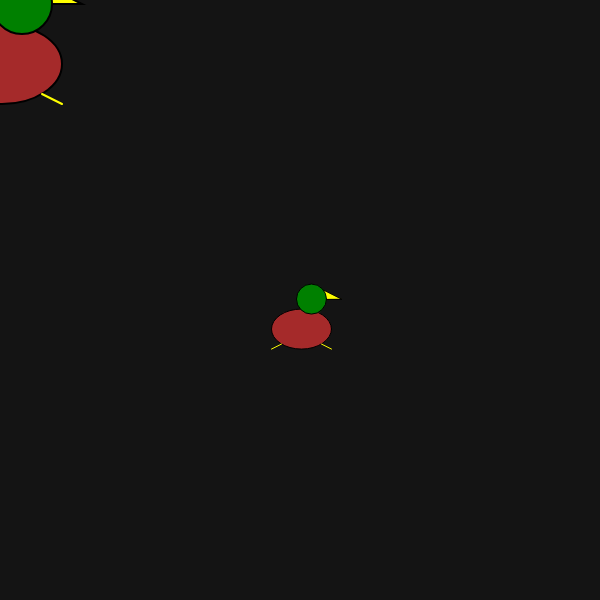
Frame 1 (no input)
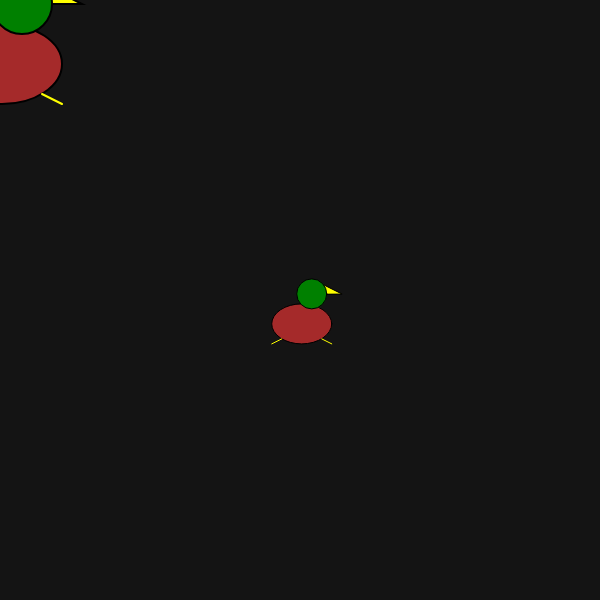
Frame 60 (no input)
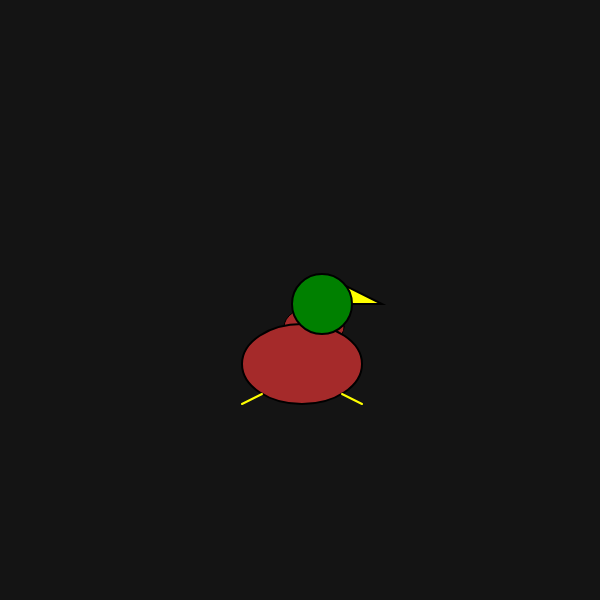
Frame 120 (the mouse pressed at the canvas centre since frame 60)

The p5.js sketch that drew these frames (run headless with seeded random() and noise() and a simulated clock; from frame 60 on, the mouse is pressed at the canvas centre):

// p5.js sketch
// ── sketch.js
let size = 1;
let x = 0;
let y = 0;

function setup() {
  let canvas = createCanvas(600, 600);
  canvas.id ("my-duck");
  background(20);
  speedX = random(-1, 1);
  speedY = random(-1, 1);
}

function draw() {
  background(20);

  x = x + random(-3, 3);
  y = y + random(-3, 3);
  
  push();
  translate(width / 2, height / 2);
  Duck(x , y , 1);
  pop();

  push();
  translate(mouseX, mouseY);
  Duck(1, 2, 2);
  pop();
}

function Duck(x, y, size) {
  push();
  scale(size);
  translate(x, y);

  //body
  fill("Brown");
  ellipse(0, 30, 60, 40);
  //beak
  fill("Yellow");
  triangle(20, 0, 20, -10, 40, 0);

  //head
  fill("Green");
  circle(10, 0, 30);

  //feet
  stroke("Yellow");
  line(20, 45, 30, 50);
  line(-20, 45, -30, 50);

  pop();
}

// ── style.css
html {
  height:100%
}

body{
  margin: 0;
  height:100%;
  background-color:#c7eaec;

}
canvas {
  display: block;
}

#my-duck {
  position:absolute;
  top:20%;
  right:37.5%;
}



.header {
  display:flex;
  background-color:navy;
  color:aliceblue;
  margin:200;
  justify-content: center;
  align-items: center;
  
}

.title {
  position:absolute;
  top:10%;
  left:35%;
  font-family:cursive;
  color:red;
  
  width: 600px;
  height: 100px;

  border-width: 1px;
  border-style:hidden;
  

  padding: 20px 60px 20px 40px;
  margin: 40px 60px;

}

#actions {
  
  position:absolute;
  top:30%;
  right:27%;
  
  
  width: 150px;
  height: 100px;

  border-width: 1px;
  border-style: solid;
  background-color: cadetblue;
  border-radius:20px;

  padding: 20px 30px 20px 40px;

}




.image {
  position:fixed;
  top:7%;
  
}

.button {
  position:absolute;
  top:10%;
  right:5%;
  text-align: center;
  background-color:darkblue;
  padding: 30px 30px 30px 30px;
  color:#c7eaec;
  border-radius: 30px;
  text-decoration:none;
  font-size:18px;
}

.button:hover{
  position:absolute;
  top:10%;
  right:5%;
  text-align: center;
  background-color:cadetblue;
  padding: 30px 30px 30px 30px;
  color:darkblue;
  border-radius: 30px;
  text-decoration:none;
  font-size:18px;
}


.catalogue {
  position:absolute;
  top:65%;
  left:35%;
  
  
  width: 800px;
  height: 100px;

  border-width: 1px;
  border-style: hidden;
  

  padding: 20px 60px 0px 40px;
  margin: 40px 60px;

}

p {
  color:black;
  font-family:'Lucida Sans', sans-serif;

}

 
